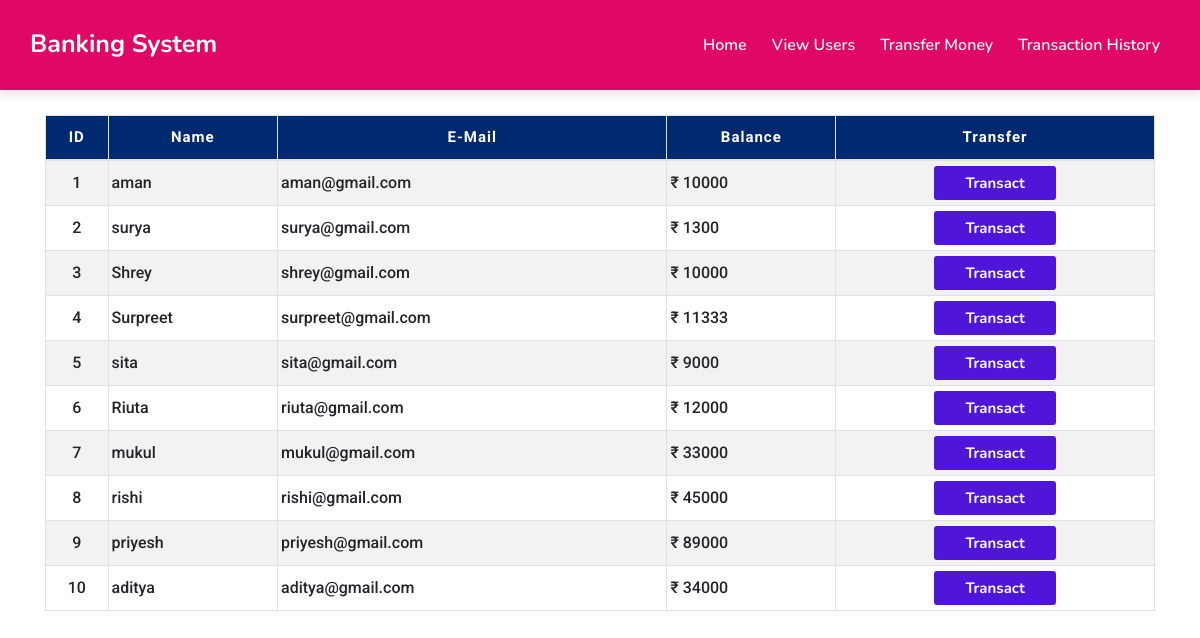
Page /transfer.php on the earlier database version.
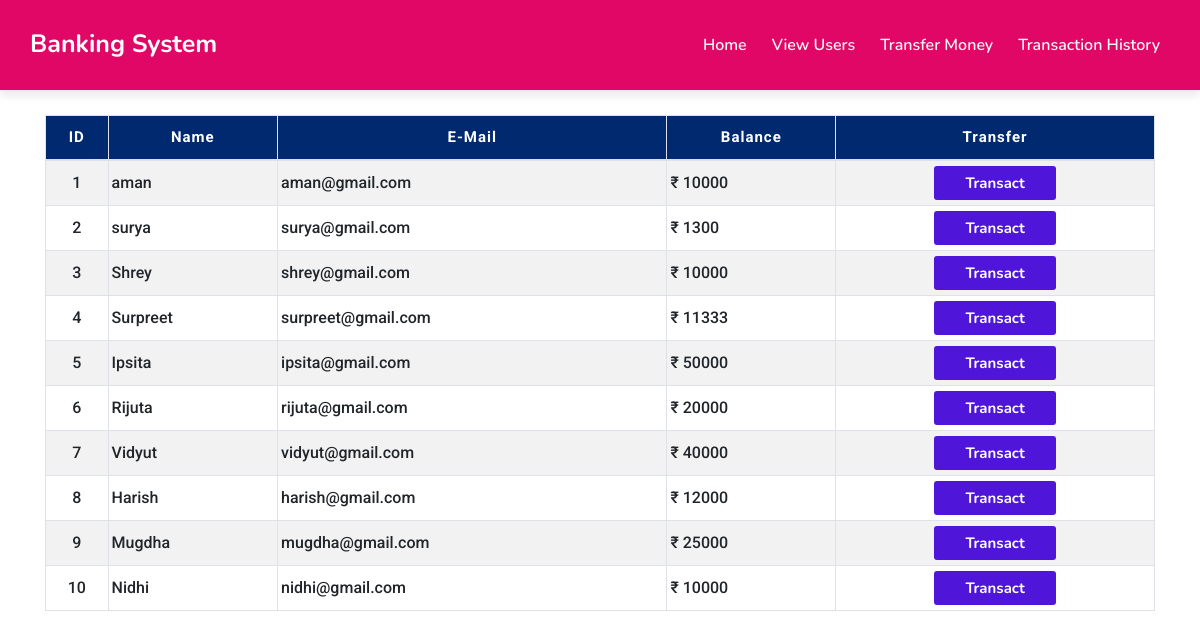
Same page on the later database version.
### tables this page shows
CREATE TABLE `users` (
  `id` int(3) NOT NULL,
  `name` text NOT NULL,
  `email` varchar(30) NOT NULL,
  `balance` int(8) NOT NULL
);

### transfer.php (the view, shortened to what this page needs)
<!DOCTYPE html>
<html lang="en">
<head>
    <link href="https://cdnjs.cloudflare.com/ajax/libs/font-awesome/5.13.0/css/all.min.css" rel="stylesheet">
    <link rel="stylesheet" href="https://stackpath.bootstrapcdn.com/bootstrap/4.5.2/css/bootstrap.min.css">
    <link rel="stylesheet" type="text/css" href="css/style.css">
</head>
<body>
<?php
    include 'config.php';
    $sql = "SELECT id, name, email, balance FROM users";
    $result = mysqli_query($conn, $sql);
?>
<?php
  include 'navbar.php';
?>
<div class="container">
            <div class="row">
                <div class="col">
                    <div class="table-responsive-sm">
                    <table class="table table-hover table-sm table-striped table-condensed table-bordered">
                        <thead>
                            <tr>
                            <th scope="col" class="text-center py-3">ID</th>
                            <th scope="col" class="text-center py-3">Name</th>
                            <th scope="col" class="text-center py-3">E-Mail</th>
                            <th scope="col" class="text-center py-3">Balance</th>
                            <th scope="col" class="text-center py-3">Transfer</th>
                            </tr>
                        </thead>
                        <tbody>
                <?php
                    while($rows=mysqli_fetch_assoc($result)){
                ?>
                    <tr>
                        <td class="py-3 text-center"><?php echo $rows['id'] ?></td>
                        <td class="py-3"><?php echo $rows['name']?></td>
                        <td class="py-3"><?php echo $rows['email']?></td>
                        <td class="py-3">&#8377; <?php echo $rows['balance']?></td>
                        <td class="py-2 text-center"><a href="userdetails.php?id= <?php echo $rows['id'] ;?>"> <button type="button" class="btn">Transact</button></a></td>
                    </tr>
                <?php
                    }
                ?>
                </tbody>
            </table>
            </div>
        </div>
    </div>
</div>
</body>
</html>

Differences in the rows shown:
changed users id 5: name "sita" → "Ipsita"; email "sita@gmail.com" → "ipsita@gmail.com"; balance "9000" → "50000"
changed users id 6: name "Riuta" → "Rijuta"; email "riuta@gmail.com" → "rijuta@gmail.com"; balance "12000" → "20000"
changed users id 7: name "mukul" → "Vidyut"; email "mukul@gmail.com" → "vidyut@gmail.com"; balance "33000" → "40000"
changed users id 8: name "rishi" → "Harish"; email "rishi@gmail.com" → "harish@gmail.com"; balance "45000" → "12000"
changed users id 9: name "priyesh" → "Mugdha"; email "priyesh@gmail.com" → "mugdha@gmail.com"; balance "89000" → "25000"
changed users id 10: name "aditya" → "Nidhi"; email "aditya@gmail.com" → "nidhi@gmail.com"; balance "34000" → "10000"
